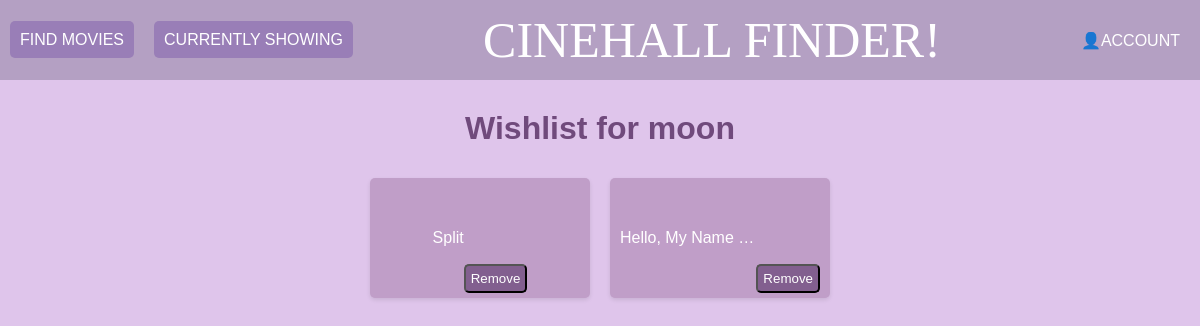
The app's page /wishlist_page/moon, older data.
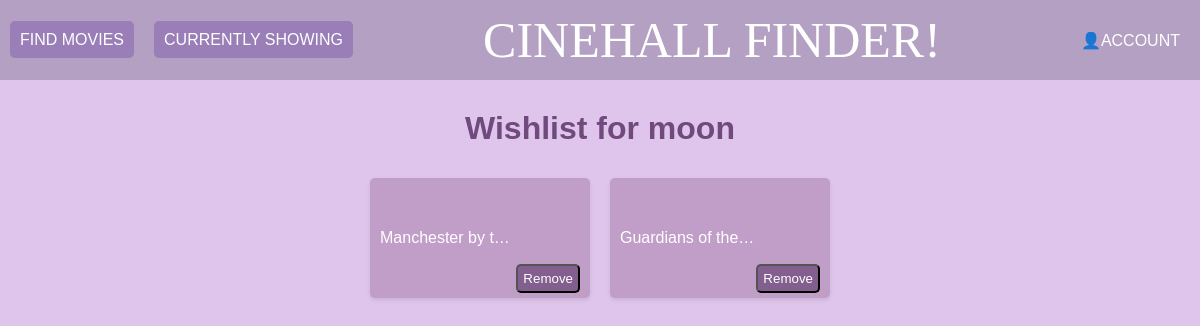
The same page, newer data.
### app/models.py (models this page shows, shortened)
class Wishlist(db.Model):
    id = db.Column(db.Integer, primary_key=True)
    movie_rank = db.Column(db.Integer, db.ForeignKey('Movie_Data.Rank'), nullable=False)
    user_id = db.Column(db.Integer, db.ForeignKey('user.id'), nullable=False)  # Corrected reference to 'user' table
    user = db.relationship('User', backref=db.backref('wishlist', lazy=True))

class Movie_Data(db.Model):
    __tablename__ = 'Movie_Data'
    Rank = db.Column(db.Integer, primary_key=True)
    Title = db.Column(db.Text)
    Genre = db.Column(db.Text)
    Description = db.Column(db.Text)
    Director = db.Column(db.Text)
    Actors = db.Column(db.Text)
    Year = db.Column(db.Integer)
    Runtime = db.Column(db.Integer)
    Rating = db.Column(db.Numeric)
    Votes = db.Column(db.Integer)
    Revenue = db.Column(db.Text)
    Metascore = db.Column(db.Integer)

### app/routes.py (the view)
@app.route('/wishlist_page/<username>', methods=['GET', 'POST'])
def wishlist_page(username):
    user = User.query.filter_by(username=username).first()
    if user:
        wishlist_data = get_wishlist_data(username)
        for entry in wishlist_data:
            entry.movie = Movie_Data.query.filter_by(Rank=entry.movie_rank).first()
        return render_template('wishlist.html', user=user, wishlist_data=wishlist_data,username=username)
    else:
        return "User not found."

### app/routes.py (called while the page is built)
def get_wishlist_data(username):
    user = User.query.filter_by(username=username).first()
    if user:
        wishlist_data = Wishlist.query.filter_by(user_id=user.id).all()
        return wishlist_data
    else:
        return []

### app/templates/wishlist.html (shortened to what this page needs)
{% extends 'base1.html' %}
{% block content %}
</head>
<body>
    <h1>Wishlist for {{ user.username }}</h1>
    <div class="movie-container">
        {% for entry in wishlist_data %}
            <div class="movie-box">
                <p class="movie-title">{{ entry.movie.Title }}</p><br><br>
                <form action="{{ url_for('remove_from_wishlist', Rank=entry.movie.Rank) }}" method="POST">
                    <button type="submit" class="wishlist-btn" >Remove</button>
                </form>
            </div>
        {% endfor %}
    </div>
</body>
{% endblock %}

Row changes from the older to the newer data that the page shows:
removed Wishlist: movie.Title "Split"
removed Wishlist: movie.Title "Hello, My Name…"
added Wishlist: movie.Title "Manchester by t…"
added Wishlist: movie.Title "Guardians of the…"
